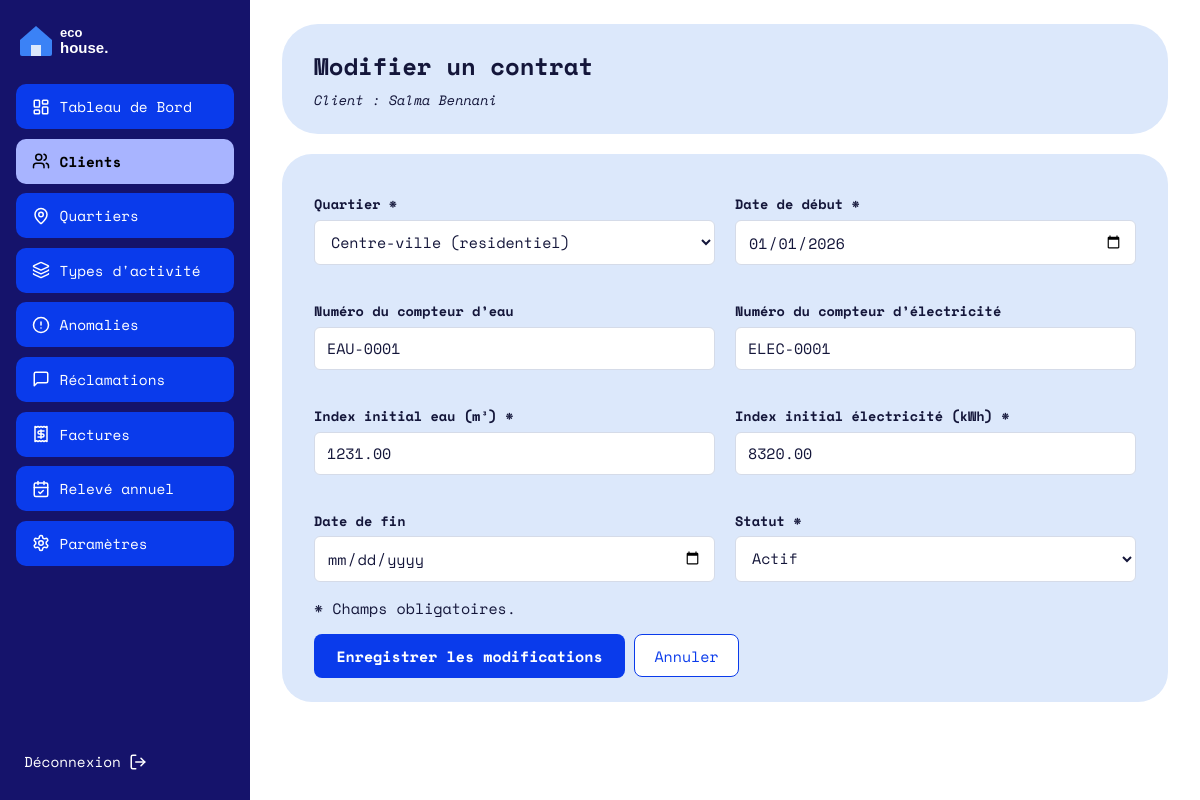
The app's page /Contrat/update/1 (signed in) with its own data.
### tables this page shows
CREATE TABLE `client` (
  `id` int(11) NOT NULL,
  `nom` varchar(100) NOT NULL,
  `prenom` varchar(100) NOT NULL,
  `adresse` varchar(255) DEFAULT NULL,
  `telephone` varchar(20) DEFAULT NULL,
  `email` varchar(150) NOT NULL,
  `mot_de_passe` varchar(255) NOT NULL,
  `date_creation` datetime DEFAULT current_timestamp()
);

CREATE TABLE `contrat` (
  `id` int(11) NOT NULL AUTO_INCREMENT,
  `id_client` int(11) NOT NULL,
  `id_quartier` int(11) NOT NULL,
  `num_compteur_eau` varchar(50) DEFAULT NULL,
  `num_compteur_elec` varchar(50) DEFAULT NULL,
  `index_initial_eau` decimal(10,2) NOT NULL DEFAULT 0.00,
  `index_initial_elec` decimal(10,2) NOT NULL DEFAULT 0.00,
  `date_debut` date NOT NULL DEFAULT curdate(),
  `date_fin` date DEFAULT NULL,
  `statut` enum('actif','resilie') NOT NULL DEFAULT 'actif',
  PRIMARY KEY (`id`),
  UNIQUE KEY `num_compteur_eau` (`num_compteur_eau`),
  UNIQUE KEY `num_compteur_elec` (`num_compteur_elec`),
  KEY `id_client` (`id_client`),
  KEY `id_quartier` (`id_quartier`),
   
  CONSTRAINT `contrat_ibfk_1` FOREIGN KEY (`id_client`) REFERENCES `client` (`id`),
  CONSTRAINT `contrat_ibfk_2` FOREIGN KEY (`id_quartier`) REFERENCES `quartier` (`id`)
);

CREATE TABLE `quartier` (
  `id` int(11) NOT NULL AUTO_INCREMENT,
  `nom` varchar(100) NOT NULL,
  `id_type_activite` int(11) NOT NULL,
  PRIMARY KEY (`id`),
  UNIQUE KEY `nom` (`nom`),
  KEY `id_type_activite` (`id_type_activite`),
  CONSTRAINT `quartier_ibfk_1` FOREIGN KEY (`id_type_activite`) REFERENCES `type_activite` (`id`)
);

### Traitement/Contrat.php (called while the page is built, shortened)
<?php
function contratDonneesFormulaire(array $contrat = []): array
{
    $champs = [
        'id_quartier',
        'num_compteur_eau',
        'num_compteur_elec',
        'index_initial_eau',
        'index_initial_elec',
        'date_debut',
        'date_fin',
        'statut',
    ];
    $donnees = array_fill_keys($champs, '');
    foreach ($champs as $champ) {
        if (array_key_exists($champ, $contrat)) {
            $donnees[$champ] = (string) $contrat[$champ];
        }
    }
    return $donnees;
}
function contratUpdate(int $id): void
{
    $contrat = bdContratOne($id);
    $client = bdClientOne((int) $contrat['id_client']);
    $donnees = contratDonneesFormulaire($contrat);
    $erreurs = [];
    afficherVue('contrat/form.php', [
        'titre'      => 'Modifier un contrat',
        'client'     => $client,
        'contrat'    => $donnees,
        'contratId'  => $id,
        'quartiers'  => bdQuartierAll(),
        'erreurs'    => $erreurs,
        'mode'       => 'update',
        'idClient'   => (int) $contrat['id_client'],
    ]);
}

### index.php (called while the page is built, shortened)
<?php
require_once __DIR__ . '/BD/Connexion.php';
require_once __DIR__ . '/Traitement/Auth.php';
$url      = trim((string) ($_GET['url'] ?? ''), '/');
$segments = $url === '' ? ['Auth', 'login'] : explode('/', $url);
$entite = ucfirst(strtolower($segments[0]));
$action = strtolower($segments[1] ?? '');
$param  = $segments[2] ?? null;
$fonction = (PREFIXES[$entite] ?? strtolower($entite)) . ucfirst($action);
$rf   = new ReflectionFunction($fonction);
$args = [];
if ($rf->getNumberOfParameters() >= 1) {
    $type = $rf->getParameters()[0]->getType();
    if ($type instanceof ReflectionNamedType && $type->getName() === 'int') {
        $args[] = (int) $param;
    } elseif ($param !== null) {
        $args[] = preg_match('/^[a-z0-9_-]+$/i', $param) ? $param : '';
    }
} elseif ($param !== null) {
    afficher404();
}
$fonction(...$args);

### BD/Connexion.php (called while the page is built, shortened)
<?php
function getConnexion(): PDO
{
    static $pdo = null;
    if ($pdo instanceof PDO) {
        return $pdo;
    }
    $hote = 'localhost';
    $base = 'gestion_factures';
    $user = 'root';
    $mdp  = '';
    try {
        $pdo = new PDO("mysql:host=$hote;dbname=$base;charset=utf8mb4", $user, $mdp, [
            PDO::ATTR_ERRMODE            => PDO::ERRMODE_EXCEPTION,
            PDO::ATTR_DEFAULT_FETCH_MODE => PDO::FETCH_ASSOC,
            PDO::ATTR_EMULATE_PREPARES   => false,
        ]);
    } catch (PDOException $e) {
        http_response_code(500);
        exit('Connexion à la base impossible : MySQL est-il démarré et la base gestion_factures importée ?');
    }
    return $pdo;
}

### BD/Contrat.php (called while the page is built, shortened)
<?php
function bdContratOne(int $id): array
{
    $st = getConnexion()->prepare(BD_CONTRAT_SELECT . ' WHERE c.id = ?');
    $st->execute([$id]);
    return $st->fetch() ?: [];
}

### BD/Clients.php (called while the page is built, shortened)
<?php
function bdClientOne(int $id): array
{
    $sql = 'SELECT id, nom, prenom, adresse, telephone, email, date_creation
            FROM client
            WHERE id = ?';
    $st = getConnexion()->prepare($sql);
    $st->execute([$id]);
    return $st->fetch() ?: [];
}

### BD/Quartier.php (called while the page is built, shortened)
<?php
function bdQuartierAll(): array
{
    return getConnexion()->query(
        'SELECT q.id, q.nom, q.id_type_activite, t.nom AS type_activite,
                (SELECT COUNT(*) FROM contrat c WHERE c.id_quartier = q.id) AS nb_contrats
         FROM quartier q
         JOIN type_activite t ON t.id = q.id_type_activite
         ORDER BY q.nom'
    )->fetchAll();
}

### IHM/contrat/form.php (the view, shortened to what this page needs)
<?php
$e = fn($valeur) => htmlspecialchars((string) $valeur, ENT_QUOTES, 'UTF-8');
$modification = $mode === 'update';
$action = $modification
    ? BASE_URL . 'Contrat/update/' . (int) $contratId
    : BASE_URL . 'Contrat/add/' . (int) $idClient;
$annulerUrl = BASE_URL . 'Client/one/' . (int) $idClient;
?>
<header class="carte carte-titre">
  <div>
    <h1><?= $modification ? 'Modifier un contrat' : 'Ajouter un contrat' ?></h1>
    <p class="sous-titre">Client : <?= $e($client['prenom'] . ' ' . $client['nom']) ?></p>
  </div>
</header>
<form class="carte formulaire" method="post" action="<?= $e($action) ?>">
  <div class="grille-2">
    <div>
      <label for="id_quartier">Quartier *</label>
      <select class="champ" id="id_quartier" name="id_quartier" required>
        <?php foreach ($quartiers as $quartier): ?>
          <option value="<?= (int) $quartier['id'] ?>"<?= (string) ($contrat['id_quartier'] ?? '') === (string) $quartier['id'] ? ' selected' : '' ?>>
            <?= $e($quartier['nom']) ?> (<?= $e($quartier['type_activite']) ?>)
          </option>
        <?php endforeach; ?>
      </select>
    </div>
    <div>
      <label for="date_debut">Date de début *</label>
      <input class="champ" type="date" id="date_debut" name="date_debut" required value="<?= $e($contrat['date_debut'] ?? date('Y-m-d')) ?>">
    </div>
    <div>
      <label for="num_compteur_eau">Numéro du compteur d’eau</label>
      <input class="champ" type="text" id="num_compteur_eau" name="num_compteur_eau" maxlength="50" value="<?= $e($contrat['num_compteur_eau'] ?? '') ?>">
    </div>
    <div>
      <label for="num_compteur_elec">Numéro du compteur d’électricité</label>
      <input class="champ" type="text" id="num_compteur_elec" name="num_compteur_elec" maxlength="50" value="<?= $e($contrat['num_compteur_elec'] ?? '') ?>">
    </div>
    <div>
      <label for="index_initial_eau">Index initial eau (m³) *</label>
      <input class="champ" type="number" id="index_initial_eau" name="index_initial_eau" min="0" step="0.01" required value="<?= $e($contrat['index_initial_eau'] ?? '0.00') ?>">
    </div>
    <div>
      <label for="index_initial_elec">Index initial électricité (kWh) *</label>
      <input class="champ" type="number" id="index_initial_elec" name="index_initial_elec" min="0" step="0.01" required value="<?= $e($contrat['index_initial_elec'] ?? '0.00') ?>">
    </div>
    <?php if ($modification): ?>
      <div>
        <label for="date_fin">Date de fin</label>
        <input class="champ" type="date" id="date_fin" name="date_fin" value="<?= $e($contrat['date_fin'] ?? '') ?>">
      </div>
      <div>
        <label for="statut">Statut *</label>
        <select class="champ" id="statut" name="statut" required>
          <option value="actif"<?= ($contrat['statut'] ?? 'actif') === 'actif' ? ' selected' : '' ?>>Actif</option>
        </select>
      </div>
    <?php endif; ?>
  </div>
  <p>* Champs obligatoires.</p>
  <button class="btn-principal" type="submit"><?= $modification ? 'Enregistrer les modifications' : 'Créer le contrat' ?></button>
  <a class="btn-secondaire" href="<?= $e($annulerUrl) ?>">Annuler</a>
</form>

### assets/css/style.css (style rules this page uses)
:root { --marine:#15136B; --bleu:#0A3BEB; --bleu-clair:#A8B4FF; --carte:#DCE8FB; --cercle:#5B6CF5; --bordure:#D5DBE8; --filet:#8B93AA; --texte:#14163A; }
* { box-sizing:border-box }
body { margin:0;font-family:"Space Mono",ui-monospace,Consolas,monospace;color:var(--texte);background:#fff;font-size:15px }
h1,h2,h3 { margin:0;font-weight:700 }
a { color:var(--bleu) }
.carte { background:var(--carte);border-radius:30px;padding:1.5rem 2rem;margin-bottom:1.25rem }
.carte-titre { border-radius:36px;display:flex;align-items:center;justify-content:space-between;gap:1rem }
.carte-titre h1 { font-size:1.5rem;display:flex;align-items:center;gap:.6rem }
.sous-titre { margin:.4rem 0 0;font-style:italic;font-size:.85rem }
.grille-2 { display:grid;grid-template-columns:1fr 1fr;gap:1.25rem }
.btn-principal { display:inline-block;background:var(--bleu);color:#fff;font:inherit;font-weight:700;border:0;border-radius:8px;padding:.7rem 1.4rem;cursor:pointer;text-decoration:none }
.btn-secondaire { display:inline-block;background:#fff;color:var(--bleu);font:inherit;border:1px solid var(--bleu);border-radius:8px;padding:.6rem 1.2rem;cursor:pointer;text-decoration:none }
.formulaire label { display:block;margin:1rem 0 .35rem;font-weight:700;font-size:.85rem }
.champ,.formulaire input:not([type=checkbox]):not([type=radio]):not([type=file]),.formulaire select,.formulaire textarea { width:100%;background:#fff;border:1px solid var(--bordure);border-radius:6px;padding:.6rem .75rem;font:inherit;color:var(--texte) }
.champ::placeholder,.formulaire input::placeholder,.formulaire textarea::placeholder { color:#9aa1b5 }

### records on screen
client: $e($client['prenom'] . ' ' . $client['nom']) "Salma Bennani"
contrat: id_quartier "Centre-ville (residentiel)", date_debut "01/01/2026", num_compteur_eau "EAU-0001", num_compteur_elec "ELEC-0001", index_initial_eau "1231.00", index_initial_elec "8320.00", statut "Actif"

### other values on screen
$libelle "Tableau de Bord"
$libelle "Clients"
$libelle "Quartiers"
$libelle "Types d'activité"
$libelle "Anomalies"
$libelle "Réclamations"
$libelle "Factures"
$libelle "Relevé annuel"
$libelle "Paramètres"
